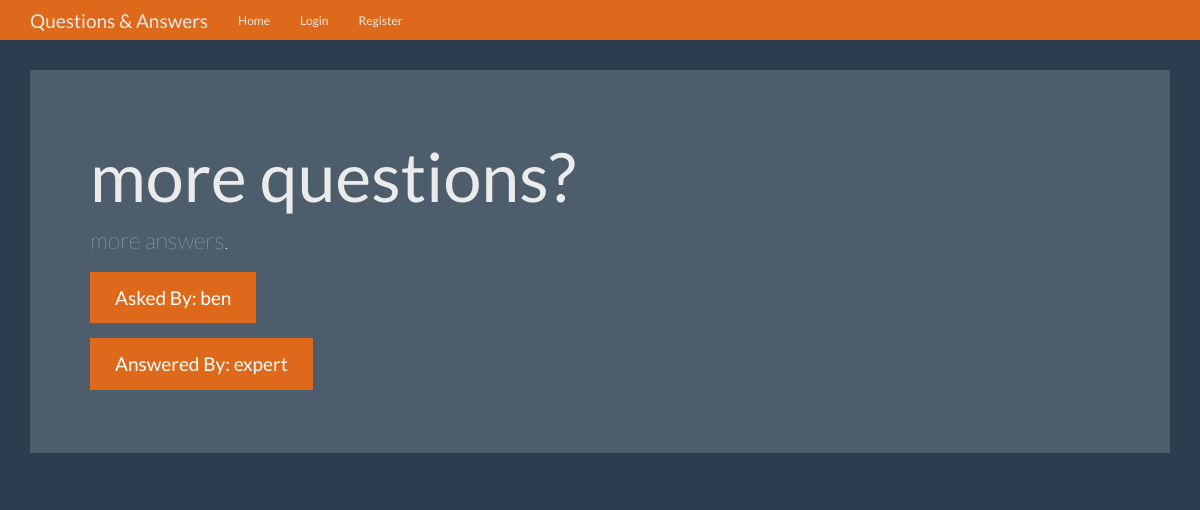
/question/4, run on the app's committed database.
### tables this page shows
CREATE TABLE questions (
    id integer primary key autoincrement,
    question_text text not null,
    answer_text text,
    asked_by_id integer not null,
    expert_id integer not null

);

CREATE TABLE users (
    id integer primary key autoincrement,
    name text not null,
    password text not null,
    expert boolean not null,
    admin boolean not null
);

### app.py (the view)
@app.route('/question/<question_id>')
def question(question_id):
    user = get_current_user()
    db = get_db()
    question_cur = db.execute('select question_text, answer_text, '
                              'asker.name as asker_name, '
                              'expert.name as expert_name '
                              'from questions '
                              'inner join users as asker '
                              'on asker.id = questions.asked_by_id '
                              'inner join users as expert '
                              'on expert.id = questions.expert_id '
                              'where questions.id = ?', [question_id])
    question = question_cur.fetchone()
    return render_template('question.html', user=user, question=question)

### app.py (called while the page is built)
def get_current_user():
    user_result = None
    if 'user' in session:
        user = session['user']
        db = get_db()
        user_cur = db.execute('select id, name, password, expert, admin '
                              'from users where name = ?', [user])
        user_result = user_cur.fetchone()
    return user_result

### database.py (called while the page is built)
def connect_db():
    sql = sqlite3.connect('/Users/redbook/PycharmProjects/QandA/questions.db')
    sql.row_factory = sqlite3.Row
    return sql

def get_db():
    if not hasattr(g, 'sqlite_db'):
        g.sqlite_db = connect_db()
    return g.sqlite_db

### templates/question.html (shortened to what this page needs)
{% extends 'base.html' %}
{% block content %}
    <div class="container theme-showcase" role="main">
      <div class="jumbotron">
        <h1>{{question.question_text}}</h1>
        <p>{{ question.answer_text}}</p>
        <p><a class="btn btn-primary btn-lg">Asked By: {{question.asker_name}}</a></p>
        <p><a class="btn btn-primary btn-lg">Answered By: {{question.expert_name}}</a></p>
      </div>
    </div>
{% endblock %}

### static/theme.css (style rules this page uses)
body { padding-top: 70px; padding-bottom: 30px; }

### data on the page
questions: question_text "more questions?", answer_text "more answers."
users: asker_name "ben"
users: expert_name "expert"
